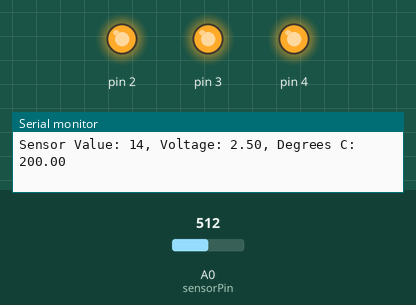
Recording of a sketch running on a simulated Arduino Uno, built with avr-gcc and run on an emulated ATmega328P. Parts: output pins drawn as LEDs (lit = HIGH), the last lines printed to the serial monitor. The test bench sets the inputs (shaded band); at power-on: A0 (sensorPin) = 512.

Above: at 1.2 s.
1.3 s: A0 (sensorPin) set to 169
4.3 s: A0 (sensorPin) set to 159
At 5.4 s:
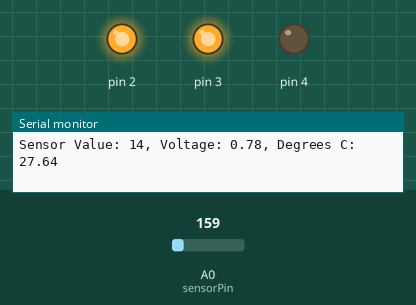
5.8 s: A0 (sensorPin) set to 122
At 6.7 s:
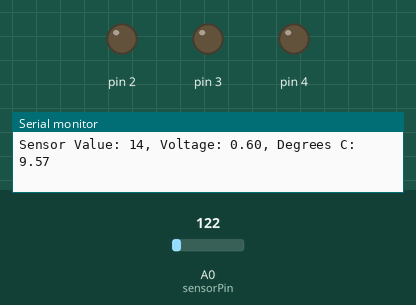
Timing chart, 0 to 8.8 s (numbered marks = the images above; inputs shaded):
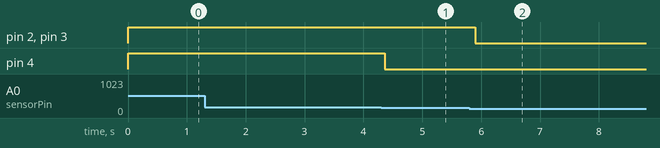

Measured:
- the behaviour switches between 160 and 159 on A0 (sensorPin) (found by bisection; images 0 and 1)
- after the input at 4.3 s, pin 4: HIGH → LOW after 0.06 s
- after the input at 5.8 s, pin 2, pin 3: HIGH → LOW after 0.10 s

The sketch:

proj3_loveometer.ino
```cpp
const int sensorPin = A0;
const float baselineTemp = 22.0;

void setup() {
  Serial.begin(9600);
  for (int pinNumber = 2; pinNumber < 5; pinNumber++) {
    pinMode(pinNumber, OUTPUT);
    digitalWrite(pinNumber, LOW);
  }
}

void loop() {
  int sensorVal = analogRead(sensorPin);
  Serial.print("Sensor Value: ");
  Serial.print(sensorPin);

  // connect the ADC reading to voltage
  float voltage = (sensorVal / 1024.0) * 5.0;
  Serial.print(", Voltage: ");
  Serial.print(voltage);

  // convert voltage to temperature in degree Celsius
  float temperature = (voltage - 0.5) * 100;
  Serial.print(", Degrees C: ");
  Serial.println(temperature);

  if (temperature < baselineTemp) {
    digitalWrite(2, LOW);
    digitalWrite(3, LOW);
    digitalWrite(4, LOW);
  } else if (temperature >= baselineTemp+2 && temperature < baselineTemp+4) {
    digitalWrite(2, HIGH);
    digitalWrite(3, LOW);
    digitalWrite(4, LOW);
  } else if (temperature >= baselineTemp+4 && temperature < baselineTemp+6) {
    digitalWrite(2, HIGH);
    digitalWrite(3, HIGH);
    digitalWrite(4, LOW);
  } else if (temperature >= baselineTemp+6) {
    digitalWrite(2, HIGH);
    digitalWrite(3, HIGH);
    digitalWrite(4, HIGH);
  }
  delay(5);
}
```
